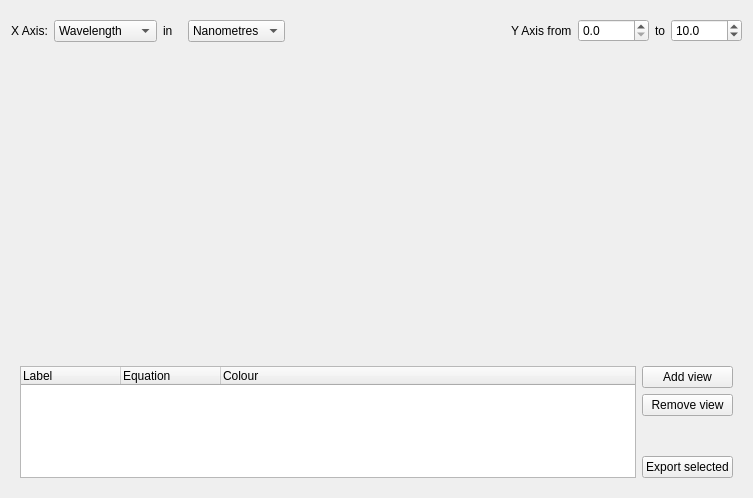
<?xml version="1.0" encoding="UTF-8"?>
<ui version="4.0">
 <class>Form</class>
 <widget class="QWidget" name="Form">
  <property name="geometry">
   <rect>
    <x>0</x>
    <y>0</y>
    <width>753</width>
    <height>498</height>
   </rect>
  </property>
  <property name="windowTitle">
   <string>Form</string>
  </property>
  <layout class="QHBoxLayout" name="horizontalLayout_3">
   <item>
    <layout class="QVBoxLayout" name="verticalLayout_3">
     <item>
      <layout class="QVBoxLayout" name="verticalLayout">
       <item>
        <layout class="QHBoxLayout" name="horizontalLayout_9">
         <item>
          <widget class="QLabel" name="label_11">
           <property name="sizePolicy">
            <sizepolicy hsizetype="Preferred" vsizetype="Fixed">
             <horstretch>0</horstretch>
             <verstretch>0</verstretch>
            </sizepolicy>
           </property>
           <property name="text">
            <string>X Axis:</string>
           </property>
           <property name="alignment">
            <set>Qt::AlignCenter</set>
           </property>
          </widget>
         </item>
         <item>
          <widget class="QComboBox" name="x_unit_type_box">
           <property name="sizePolicy">
            <sizepolicy hsizetype="Minimum" vsizetype="Fixed">
             <horstretch>0</horstretch>
             <verstretch>0</verstretch>
            </sizepolicy>
           </property>
           <item>
            <property name="text">
             <string>Wavelength</string>
            </property>
           </item>
           <item>
            <property name="text">
             <string>Wavenumber</string>
            </property>
           </item>
           <item>
            <property name="text">
             <string>Energy</string>
            </property>
           </item>
          </widget>
         </item>
         <item>
          <widget class="QLabel" name="label_12">
           <property name="sizePolicy">
            <sizepolicy hsizetype="Preferred" vsizetype="Fixed">
             <horstretch>0</horstretch>
             <verstretch>0</verstretch>
            </sizepolicy>
           </property>
           <property name="text">
            <string>in</string>
           </property>
          </widget>
         </item>
         <item>
          <widget class="QStackedWidget" name="stackedWidget">
           <property name="sizePolicy">
            <sizepolicy hsizetype="Fixed" vsizetype="Fixed">
             <horstretch>0</horstretch>
             <verstretch>0</verstretch>
            </sizepolicy>
           </property>
           <property name="currentIndex">
            <number>0</number>
           </property>
           <widget class="QWidget" name="page_3">
            <property name="sizePolicy">
             <sizepolicy hsizetype="Fixed" vsizetype="Preferred">
              <horstretch>0</horstretch>
              <verstretch>0</verstretch>
             </sizepolicy>
            </property>
            <layout class="QHBoxLayout" name="horizontalLayout_2">
             <item>
              <widget class="QComboBox" name="wavelength_units">
               <property name="sizePolicy">
                <sizepolicy hsizetype="Minimum" vsizetype="Fixed">
                 <horstretch>0</horstretch>
                 <verstretch>0</verstretch>
                </sizepolicy>
               </property>
               <item>
                <property name="text">
                 <string>Nanometres</string>
                </property>
               </item>
               <item>
                <property name="text">
                 <string>Metres</string>
                </property>
               </item>
               <item>
                <property name="text">
                 <string>Angstroms</string>
                </property>
               </item>
               <item>
                <property name="text">
                 <string>Furlongs</string>
                </property>
               </item>
              </widget>
             </item>
             <item>
              <spacer name="horizontalSpacer_2">
               <property name="orientation">
                <enum>Qt::Horizontal</enum>
               </property>
               <property name="sizeHint" stdset="0">
                <size>
                 <width>40</width>
                 <height>20</height>
                </size>
               </property>
              </spacer>
             </item>
            </layout>
           </widget>
           <widget class="QWidget" name="page">
            <property name="sizePolicy">
             <sizepolicy hsizetype="Fixed" vsizetype="Preferred">
              <horstretch>0</horstretch>
              <verstretch>0</verstretch>
             </sizepolicy>
            </property>
            <layout class="QHBoxLayout" name="horizontalLayout_6">
             <item>
              <widget class="QComboBox" name="wavenumber_units">
               <property name="sizePolicy">
                <sizepolicy hsizetype="Minimum" vsizetype="Fixed">
                 <horstretch>0</horstretch>
                 <verstretch>0</verstretch>
                </sizepolicy>
               </property>
               <item>
                <property name="text">
                 <string>Inverse Nanometres</string>
                </property>
               </item>
               <item>
                <property name="text">
                 <string>Inverse Metres</string>
                </property>
               </item>
               <item>
                <property name="text">
                 <string>Inverse Angstroms</string>
                </property>
               </item>
               <item>
                <property name="text">
                 <string>Inverse Furlongs</string>
                </property>
               </item>
              </widget>
             </item>
             <item>
              <spacer name="horizontalSpacer_4">
               <property name="orientation">
                <enum>Qt::Horizontal</enum>
               </property>
               <property name="sizeHint" stdset="0">
                <size>
                 <width>40</width>
                 <height>20</height>
                </size>
               </property>
              </spacer>
             </item>
            </layout>
           </widget>
           <widget class="QWidget" name="page_2">
            <property name="sizePolicy">
             <sizepolicy hsizetype="Fixed" vsizetype="Preferred">
              <horstretch>0</horstretch>
              <verstretch>0</verstretch>
             </sizepolicy>
            </property>
            <layout class="QHBoxLayout" name="horizontalLayout_11">
             <item>
              <widget class="QComboBox" name="energy_units">
               <property name="sizePolicy">
                <sizepolicy hsizetype="Minimum" vsizetype="Fixed">
                 <horstretch>0</horstretch>
                 <verstretch>0</verstretch>
                </sizepolicy>
               </property>
               <item>
                <property name="text">
                 <string>Electron Volts</string>
                </property>
               </item>
               <item>
                <property name="text">
                 <string>Joules</string>
                </property>
               </item>
              </widget>
             </item>
             <item>
              <spacer name="horizontalSpacer_10">
               <property name="orientation">
                <enum>Qt::Horizontal</enum>
               </property>
               <property name="sizeHint" stdset="0">
                <size>
                 <width>40</width>
                 <height>20</height>
                </size>
               </property>
              </spacer>
             </item>
            </layout>
           </widget>
          </widget>
         </item>
         <item>
          <spacer name="horizontalSpacer_3">
           <property name="orientation">
            <enum>Qt::Horizontal</enum>
           </property>
           <property name="sizeHint" stdset="0">
            <size>
             <width>40</width>
             <height>20</height>
            </size>
           </property>
          </spacer>
         </item>
         <item>
          <widget class="QLabel" name="label">
           <property name="sizePolicy">
            <sizepolicy hsizetype="Preferred" vsizetype="Fixed">
             <horstretch>0</horstretch>
             <verstretch>0</verstretch>
            </sizepolicy>
           </property>
           <property name="text">
            <string>Y Axis from</string>
           </property>
          </widget>
         </item>
         <item>
          <widget class="QDoubleSpinBox" name="lowerY">
           <property name="decimals">
            <number>1</number>
           </property>
           <property name="maximum">
            <double>70000.000000000000000</double>
           </property>
          </widget>
         </item>
         <item>
          <widget class="QLabel" name="label_2">
           <property name="sizePolicy">
            <sizepolicy hsizetype="Preferred" vsizetype="Fixed">
             <horstretch>0</horstretch>
             <verstretch>0</verstretch>
            </sizepolicy>
           </property>
           <property name="text">
            <string>to</string>
           </property>
          </widget>
         </item>
         <item>
          <widget class="QDoubleSpinBox" name="upperY">
           <property name="decimals">
            <number>1</number>
           </property>
           <property name="maximum">
            <double>70000.000000000000000</double>
           </property>
           <property name="singleStep">
            <double>100.000000000000000</double>
           </property>
           <property name="value">
            <double>10.000000000000000</double>
           </property>
          </widget>
         </item>
        </layout>
       </item>
       <item>
        <widget class="MplWidget" name="mplWidget" native="true">
         <property name="sizePolicy">
          <sizepolicy hsizetype="Expanding" vsizetype="Expanding">
           <horstretch>0</horstretch>
           <verstretch>0</verstretch>
          </sizepolicy>
         </property>
         <property name="minimumSize">
          <size>
           <width>100</width>
           <height>100</height>
          </size>
         </property>
        </widget>
       </item>
      </layout>
     </item>
     <item>
      <widget class="QWidget" name="widget" native="true">
       <property name="sizePolicy">
        <sizepolicy hsizetype="Preferred" vsizetype="Fixed">
         <horstretch>0</horstretch>
         <verstretch>0</verstretch>
        </sizepolicy>
       </property>
       <property name="maximumSize">
        <size>
         <width>16777215</width>
         <height>130</height>
        </size>
       </property>
       <layout class="QHBoxLayout" name="horizontalLayout">
        <item>
         <widget class="QTreeWidget" name="treeWidget">
          <property name="sizePolicy">
           <sizepolicy hsizetype="Expanding" vsizetype="Minimum">
            <horstretch>0</horstretch>
            <verstretch>0</verstretch>
           </sizepolicy>
          </property>
          <property name="maximumSize">
           <size>
            <width>16777215</width>
            <height>16777215</height>
           </size>
          </property>
          <property name="editTriggers">
           <set>QAbstractItemView::NoEditTriggers</set>
          </property>
          <property name="alternatingRowColors">
           <bool>true</bool>
          </property>
          <property name="selectionBehavior">
           <enum>QAbstractItemView::SelectItems</enum>
          </property>
          <property name="itemsExpandable">
           <bool>false</bool>
          </property>
          <property name="animated">
           <bool>false</bool>
          </property>
          <property name="headerHidden">
           <bool>false</bool>
          </property>
          <column>
           <property name="text">
            <string>Label</string>
           </property>
          </column>
          <column>
           <property name="text">
            <string>Equation</string>
           </property>
          </column>
          <column>
           <property name="text">
            <string>Colour</string>
           </property>
          </column>
         </widget>
        </item>
        <item>
         <layout class="QVBoxLayout" name="verticalLayout_2">
          <item>
           <widget class="QPushButton" name="addViewButton">
            <property name="text">
             <string>Add view</string>
            </property>
           </widget>
          </item>
          <item>
           <widget class="QPushButton" name="removeViewButton">
            <property name="text">
             <string>Remove view</string>
            </property>
           </widget>
          </item>
          <item>
           <spacer name="verticalSpacer">
            <property name="orientation">
             <enum>Qt::Vertical</enum>
            </property>
            <property name="sizeHint" stdset="0">
             <size>
              <width>20</width>
              <height>40</height>
             </size>
            </property>
           </spacer>
          </item>
          <item>
           <widget class="QPushButton" name="exportSelected">
            <property name="text">
             <string>Export selected</string>
            </property>
           </widget>
          </item>
         </layout>
        </item>
       </layout>
      </widget>
     </item>
    </layout>
   </item>
  </layout>
 </widget>
 <customwidgets>
  <customwidget>
   <class>MplWidget</class>
   <extends>QWidget</extends>
   <header>mplwidget</header>
   <container>1</container>
  </customwidget>
 </customwidgets>
 <resources/>
 <connections>
  <connection>
   <sender>x_unit_type_box</sender>
   <signal>activated(int)</signal>
   <receiver>stackedWidget</receiver>
   <slot>setCurrentIndex(int)</slot>
   <hints>
    <hint type="sourcelabel">
     <x>114</x>
     <y>30</y>
    </hint>
    <hint type="destinationlabel">
     <x>372</x>
     <y>37</y>
    </hint>
   </hints>
  </connection>
 </connections>
</ui>
